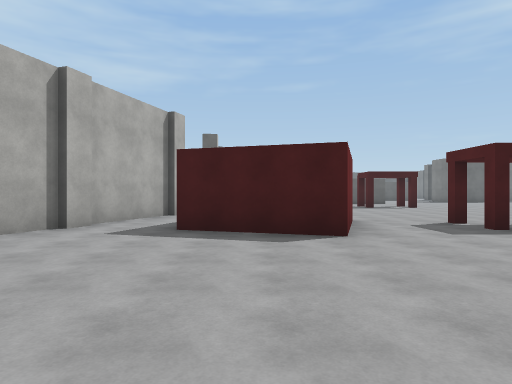
view 1 (above)

16 first-person views from a walk through a scene from a Unity 3-D project. The camera is 1.5 m above the floor, looks level and sees 75° across. The floor is counted in squares, 2.61 m on a side. Each view is taken from the middle of a square. On the plan, view 1 faces up. The plan holds only what a view shows up to about 9 squares ahead; the rest is blank. The place goes on beyond the plan. The player character is not drawn. Some animated figures are left out. Surface patterns are stand-ins for the level's own textures.

view 2
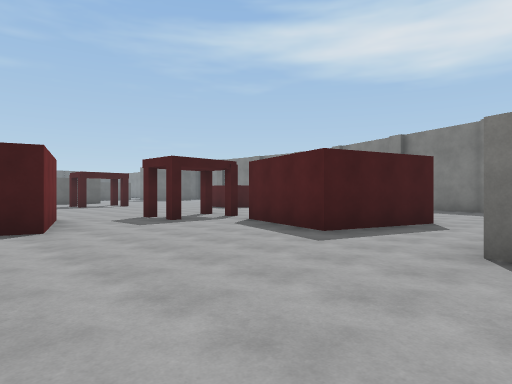

view 3
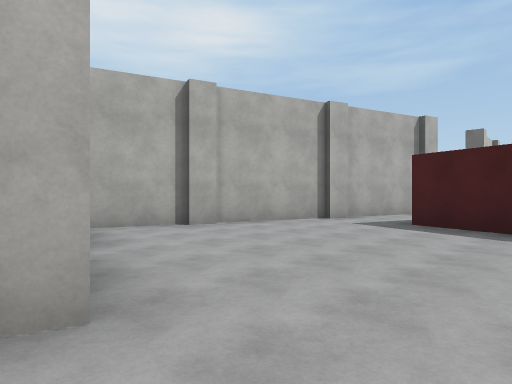

view 4
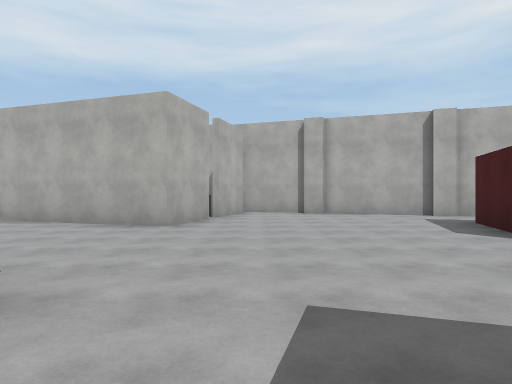

view 5
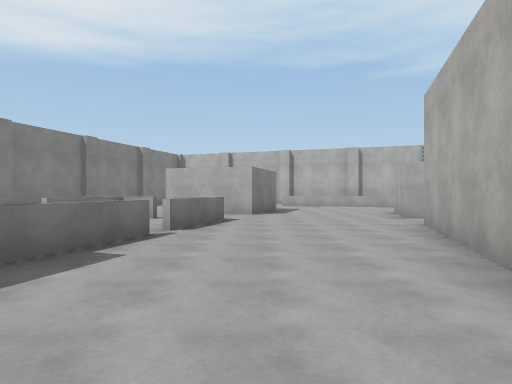

view 6
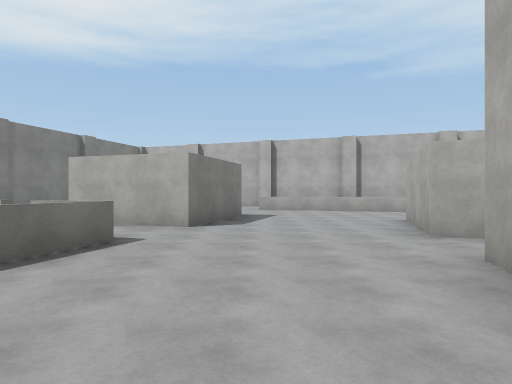

view 7
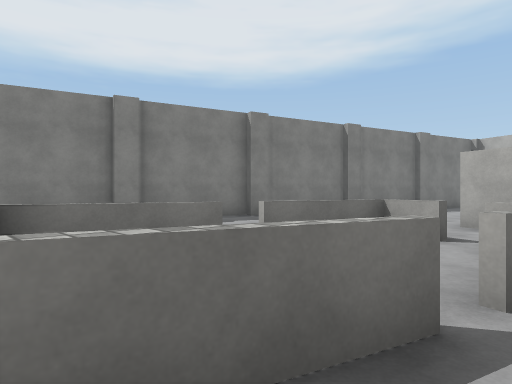

view 8
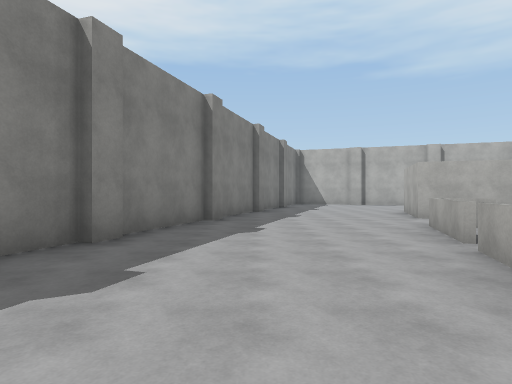

view 9
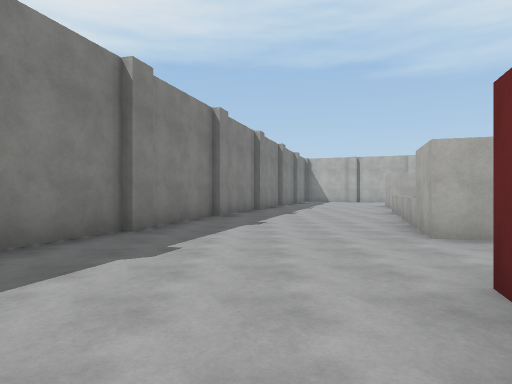

view 10
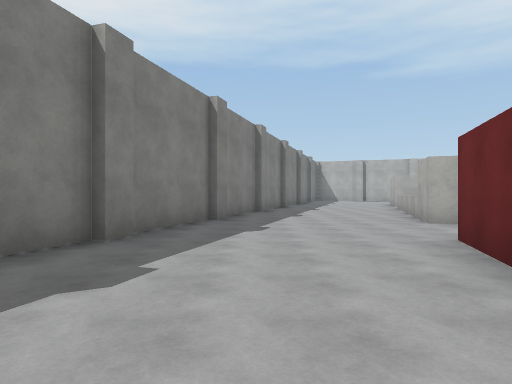

view 11
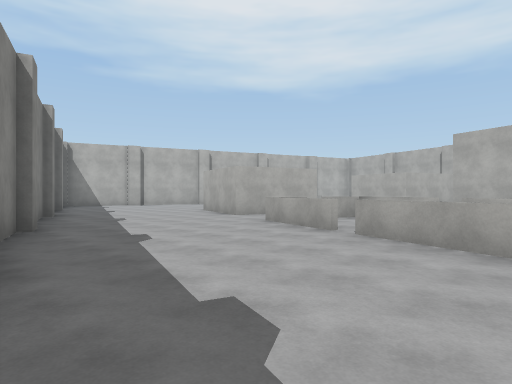

view 12
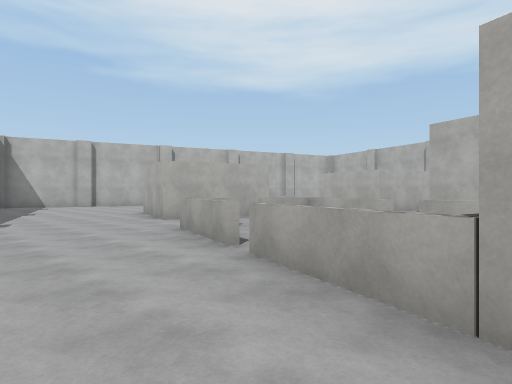

view 13
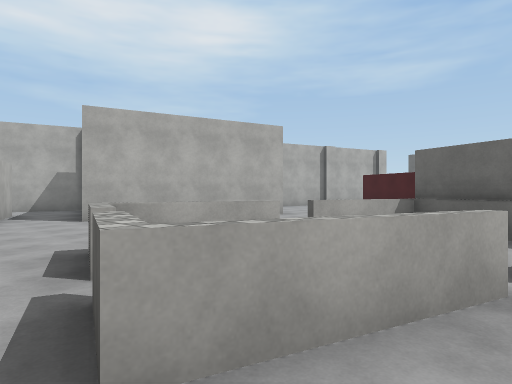

view 14
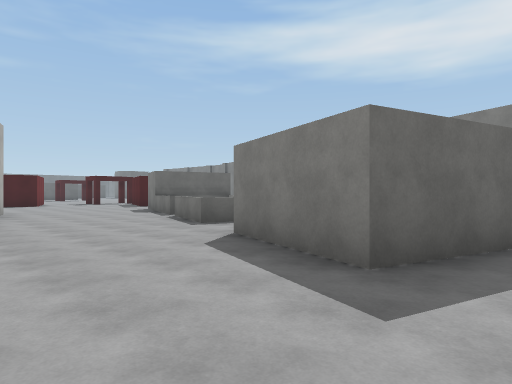

view 15
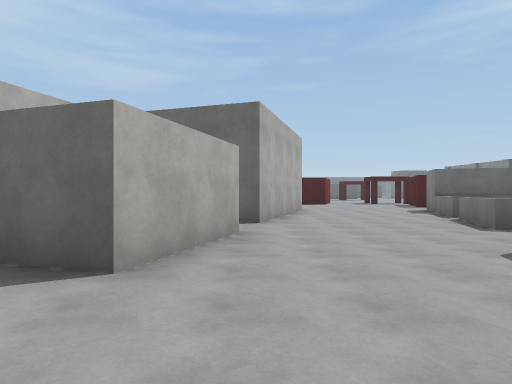

view 16
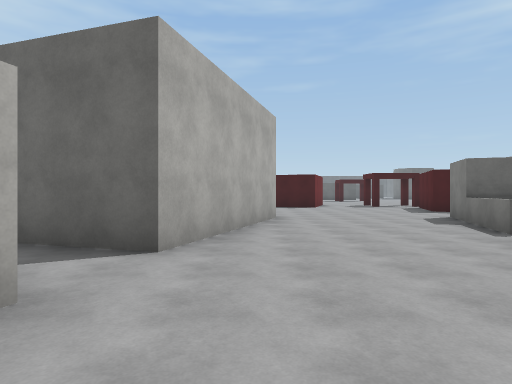

### Floor plan
Key: @ floor where view 1 was taken; # wall or solid block; x gap in a wall; . floor; = window, fence, low wall or low ledge; ^ raised ledge; P pillar.
Columns run from 4 left of view 1 to 11 right of it. Each row starts with its distance up from view 1.
  9   P    ...
  8  ##   ....
  7  #.  #....
  6  P.  #..##.
  5 ##.###..##.  .
  4 #........#  ...
  3 P........#  ...
  2 #........###...#
  1 ...............P
  0 ##x#@......... #
 -1    #....##....#
 -2    #...^##....P
 -3   ##..#=.^...##
 -4 ###...x..=...#
 -5 ......=.#=...P
 -6 ##....^.^... #
 -7 ##..........#
 -8 ##...###....P
 -9 .....###... #
-10  ....###...#
-11  ..........P

Where each view was taken, in squares from view 1:
view 1: 0 up, 0 right, facing up
view 2: 1 down, 0 right, facing up-right
view 3: 1 down, 1 right, facing up-left
view 4: 1 up, 5 right, facing left
view 5: 1 up, 1 right, facing down
view 6: 2 down, 0 right, facing down
view 7: 2 down, 2 right, facing down-right
view 8: 1 down, 7 right, facing down
view 9: 3 up, 8 right, facing down
view 10: 5 up, 9 right, facing down
view 11: 2 down, 9 right, facing down-left
view 12: 2 down, 7 right, facing down-left
view 13: 7 down, 5 right, facing up-left
view 14: 11 down, 2 left, facing up-right
view 15: 11 down, 2 left, facing up
view 16: 8 down, 1 left, facing up
